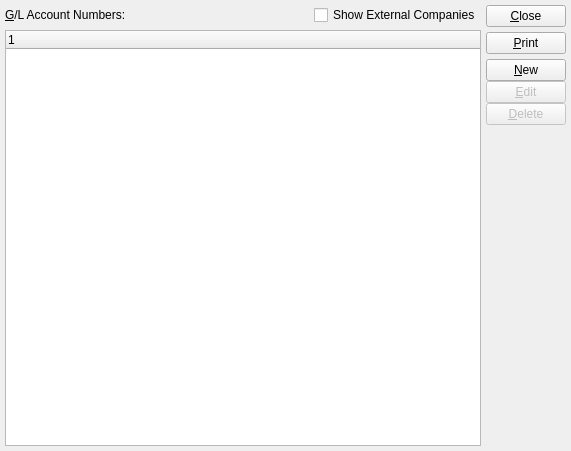
<ui version="4.0" >
 <author></author>
 <comment>This file is part of the xTuple ERP: PostBooks Edition, a free and
open source Enterprise Resource Planning software suite,
Copyright (c) 1999-2010 by OpenMFG LLC, d/b/a xTuple.
It is licensed to you under the Common Public Attribution License
version 1.0, the full text of which (including xTuple-specific Exhibits)
is available at www.xtuple.com/CPAL.  By using this software, you agree
to be bound by its terms.</comment>
 <class>accountNumbers</class>
 <widget class="QWidget" name="accountNumbers" >
  <property name="geometry" >
   <rect>
    <x>0</x>
    <y>0</y>
    <width>571</width>
    <height>451</height>
   </rect>
  </property>
  <property name="windowTitle" >
   <string>Chart of Accounts</string>
  </property>
   <layout class="QHBoxLayout" >
    <item>
     <layout class="QVBoxLayout" >
      <item>
       <layout class="QHBoxLayout" >
        <item>
         <widget class="QLabel" name="_glAccountNumbersLit" >
          <property name="text" >
           <string>&amp;G/L Account Numbers:</string>
          </property>
          <property name="buddy" >
           <cstring>_account</cstring>
          </property>
         </widget>
        </item>
        <item>
         <spacer>
          <property name="orientation" >
           <enum>Qt::Horizontal</enum>
          </property>
          <property name="sizeHint" >
           <size>
            <width>40</width>
            <height>20</height>
           </size>
          </property>
         </spacer>
        </item>
        <item>
         <widget class="XCheckBox" name="_showExternal" >
          <property name="text" >
           <string>Show External Companies</string>
          </property>
         </widget>
        </item>
       </layout>
      </item>
      <item>
       <widget class="XTreeWidget" name="_account" >
        <property name="sizePolicy" >
         <sizepolicy vsizetype="Expanding" hsizetype="Expanding" >
          <horstretch>0</horstretch>
          <verstretch>0</verstretch>
         </sizepolicy>
        </property>
       </widget>
      </item>
     </layout>
    </item>
    <item>
     <layout class="QVBoxLayout" >
      <property name="spacing" >
       <number>5</number>
      </property>
      <item>
       <widget class="QPushButton" name="_close" >
        <property name="text" >
         <string>&amp;Close</string>
        </property>
       </widget>
      </item>
      <item>
       <widget class="QPushButton" name="_print" >
        <property name="text" >
         <string>&amp;Print</string>
        </property>
       </widget>
      </item>
      <item>
       <layout class="QVBoxLayout" >
        <property name="spacing" >
         <number>0</number>
        </property>
        <item>
         <widget class="QPushButton" name="_new" >
          <property name="text" >
           <string>&amp;New</string>
          </property>
         </widget>
        </item>
        <item>
         <widget class="QPushButton" name="_edit" >
          <property name="enabled" >
           <bool>false</bool>
          </property>
          <property name="text" >
           <string>&amp;Edit</string>
          </property>
         </widget>
        </item>
        <item>
         <widget class="QPushButton" name="_delete" >
          <property name="enabled" >
           <bool>false</bool>
          </property>
          <property name="text" >
           <string>&amp;Delete</string>
          </property>
         </widget>
        </item>
        <item>
         <spacer>
          <property name="orientation" >
           <enum>Qt::Vertical</enum>
          </property>
          <property name="sizeType" >
           <enum>QSizePolicy::Expanding</enum>
          </property>
          <property name="sizeHint" >
           <size>
            <width>20</width>
            <height>20</height>
           </size>
          </property>
         </spacer>
        </item>
       </layout>
      </item>
     </layout>
    </item>
   </layout>
 </widget>
 <layoutdefault spacing="5" margin="5" />
 <pixmapfunction>qPixmapFromMimeSource</pixmapfunction>
 <customwidgets>
  <customwidget>
   <class>XCheckBox</class>
   <extends>QCheckBox</extends>
   <header>xcheckbox.h</header>
  </customwidget>
  <customwidget>
   <class>XTreeWidget</class>
   <extends>QTreeWidget</extends>
   <header>xtreewidget.h</header>
  </customwidget>
 </customwidgets>
 <tabstops>
  <tabstop>_showExternal</tabstop>
  <tabstop>_account</tabstop>
  <tabstop>_new</tabstop>
  <tabstop>_edit</tabstop>
  <tabstop>_delete</tabstop>
  <tabstop>_print</tabstop>
  <tabstop>_close</tabstop>
 </tabstops>
 <resources/>
 <connections>
  <connection>
   <sender>_account</sender>
   <signal>valid(bool)</signal>
   <receiver>_delete</receiver>
   <slot>setEnabled(bool)</slot>
   <hints>
    <hint type="sourcelabel" >
     <x>20</x>
     <y>20</y>
    </hint>
    <hint type="destinationlabel" >
     <x>20</x>
     <y>20</y>
    </hint>
   </hints>
  </connection>
  <connection>
   <sender>_account</sender>
   <signal>itemSelected(int)</signal>
   <receiver>_edit</receiver>
   <slot>animateClick()</slot>
   <hints>
    <hint type="sourcelabel" >
     <x>20</x>
     <y>20</y>
    </hint>
    <hint type="destinationlabel" >
     <x>20</x>
     <y>20</y>
    </hint>
   </hints>
  </connection>
  <connection>
   <sender>_account</sender>
   <signal>valid(bool)</signal>
   <receiver>_edit</receiver>
   <slot>setEnabled(bool)</slot>
   <hints>
    <hint type="sourcelabel" >
     <x>20</x>
     <y>20</y>
    </hint>
    <hint type="destinationlabel" >
     <x>20</x>
     <y>20</y>
    </hint>
   </hints>
  </connection>
  <connection>
   <sender>_close</sender>
   <signal>clicked()</signal>
   <receiver>accountNumbers</receiver>
   <slot>close()</slot>
   <hints>
    <hint type="sourcelabel" >
     <x>20</x>
     <y>20</y>
    </hint>
    <hint type="destinationlabel" >
     <x>20</x>
     <y>20</y>
    </hint>
   </hints>
  </connection>
 </connections>
</ui>
